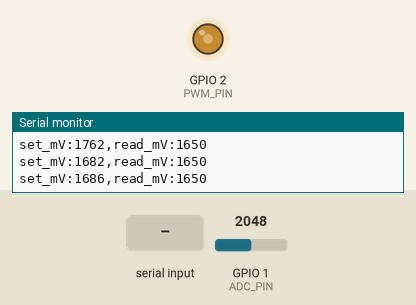
The sketch below on a simulated ESP32-S3. Parts: output pins drawn as LEDs (lit = HIGH), the last lines printed to the serial monitor. The inputs (shaded band) are chosen by the test bench; at power-on: GPIO 1 (ADC_PIN) = 2048.

Above: at 1.7 s.
1.8 s: "s90\n" received over Serial
At 4.29 s:
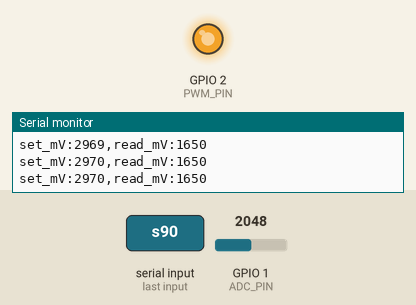
4.8 s: "a90\n" received over Serial
7.8 s: "?\n" received over Serial
At 9.29 s:
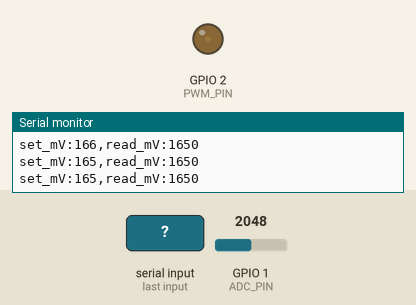
10.8 s: GPIO 1 (ADC_PIN) set to 131
13.8 s: GPIO 1 (ADC_PIN) set to 114
16.8 s: "a,45\n" received over Serial
At 17.9 s:
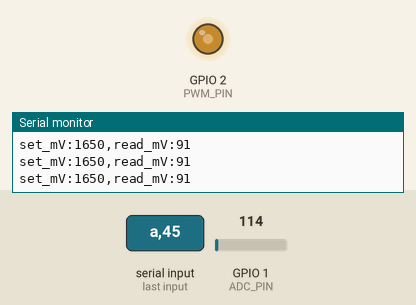
Timing chart, 0 to 19.3 s (numbered marks = the images above; inputs shaded):
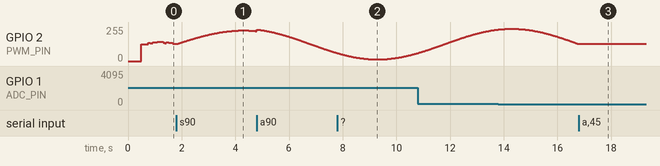

The sketch:

fungal_playback.ino
```cpp
/*
  fungal_playback.ino
  Waveform playback prototype for an ESP32-S3-DevKitC-1.

  Plays a stored waveform (a test sine, or a segment of a published fungal
  electrical recording held in waveform.h) as an analogue voltage, with
  amplitude and playback time adjustable over the serial port.

  The ESP32-S3 has no DAC, so the voltage is made with PWM and a low-pass
  RC filter, and read back on an ADC pin so it can be plotted without an
  oscilloscope.

  Wiring
    GPIO2 (PWM) ---[ 1 kOhm ]---+--- GPIO1 (ADC1)
                                |
                              [22 uF]   (electrolytic: + leg to the node)
                                |
                               GND

    Filter cut-off = 1 / (2*pi*R*C) = about 7 Hz.
    GPIO2, GPIO1 and a G pin are all on the same header (G, TX, RX, 1, 2, ...).

  LIMIT: the output is 0 to 3.3 V. Published fungal signals are around
  0.03 to 2.1 mV, more than a thousand times smaller. This sketch shows
  playback and control only. Do not connect it to anything living.

  Serial commands (115200 baud, newline at the end of each line)
    a <0-100>   amplitude, percent of full scale
    t <seconds> time for one pass through the waveform (0.5 to 3600)
    s           sine test waveform
    w           recorded waveform from waveform.h
    q           stream on/off (turn off to read the status text)
    ?           status and help

  Works with Arduino-ESP32 core 2.x and 3.x.
*/

#include <Arduino.h>
#include <math.h>
#include "waveform.h"

// ---------------- Pins ----------------
const int PWM_PIN = 2;  // any free output-capable GPIO
const int ADC_PIN = 1;  // must be an ADC1 pin: GPIO1 to GPIO10 on the S3

// ---------------- PWM -----------------
const uint32_t PWM_FREQ_HZ = 20000;  // far above the 7 Hz filter cut-off
const uint8_t PWM_RES_BITS = 10;     // duty 0 to 1023
const uint32_t PWM_MAX = (1UL << PWM_RES_BITS) - 1;
const uint8_t PWM_CHANNEL = 0;       // used by core 2.x only
const float SUPPLY_MV = 3300.0f;

// ---------------- Timing --------------
const uint32_t UPDATE_PERIOD_US = 1000;  // refresh the output 1000 times a second
const uint32_t REPORT_PERIOD_MS = 20;    // 50 plot lines a second

const float PERIOD_MIN_S = 0.5f;
const float PERIOD_MAX_S = 3600.0f;

// ---------------- State ---------------
enum Mode { MODE_SINE, MODE_WAVE };

Mode mode = WAVE_IS_PLACEHOLDER ? MODE_SINE : MODE_WAVE;
float amplitude = 0.80f;  // 0 to 1. 0.8 keeps the swing inside the ADC range.
float periodS = 10.0f;    // seconds for one pass
double phase = 0.0;       // position in the waveform, 0 to 1
float outFraction = 0.5f; // last value sent to the pin, 0 to 1
bool streaming = true;

uint32_t lastUpdateUs = 0;
uint32_t lastReportMs = 0;

char lineBuf[32];
uint8_t lineLen = 0;

// ---------------- PWM helpers ---------
void pwmBegin() {
#if ESP_ARDUINO_VERSION_MAJOR >= 3
  ledcAttach(PWM_PIN, PWM_FREQ_HZ, PWM_RES_BITS);
#else
  ledcSetup(PWM_CHANNEL, PWM_FREQ_HZ, PWM_RES_BITS);
  ledcAttachPin(PWM_PIN, PWM_CHANNEL);
#endif
}

void pwmWrite(uint32_t duty) {
#if ESP_ARDUINO_VERSION_MAJOR >= 3
  ledcWrite(PWM_PIN, duty);
#else
  ledcWrite(PWM_CHANNEL, duty);
#endif
}

// ---------------- Waveform ------------
// Returns the waveform value, 0 to 1, at a position p from 0 to 1.
float sampleAt(double p) {
  if (mode == MODE_SINE) {
    return 0.5f + 0.5f * sinf((float)(2.0 * M_PI * p));
  }
  // Recorded waveform: straight-line interpolation between stored points.
  double pos = p * WAVE_LEN;
  uint32_t i0 = (uint32_t)pos;
  if (i0 >= WAVE_LEN) i0 = WAVE_LEN - 1;
  uint32_t i1 = (i0 + 1) % WAVE_LEN;
  float frac = (float)(pos - (double)i0);
  float v = (1.0f - frac) * (float)WAVE[i0] + frac * (float)WAVE[i1];
  return v / (float)WAVE_FULL_SCALE;
}

void updateOutput(uint32_t nowUs) {
  uint32_t dtUs = nowUs - lastUpdateUs;  // correct across micros() overflow
  lastUpdateUs = nowUs;

  phase += (double)dtUs / ((double)periodS * 1e6);
  phase -= floor(phase);  // keep in 0 to 1

  // Scale about mid-rail so a smaller amplitude stays centred on 1.65 V.
  outFraction = 0.5f + (sampleAt(phase) - 0.5f) * amplitude;
  if (outFraction < 0.0f) outFraction = 0.0f;
  if (outFraction > 1.0f) outFraction = 1.0f;

  pwmWrite((uint32_t)lroundf(outFraction * (float)PWM_MAX));
}

// ---------------- Serial --------------
void printStatus() {
  Serial.println("# ---- fungal_playback ----");
  Serial.printf("# mode      : %s\n", mode == MODE_SINE ? "sine test" : "recorded waveform");
  Serial.printf("# amplitude : %.0f %%\n", amplitude * 100.0f);
  Serial.printf("# pass time : %.2f s\n", periodS);
  if (mode == MODE_WAVE) {
    Serial.printf("# source    : %s\n", WAVE_SOURCE);
    Serial.printf("# segment   : %.0f s of recording, %u points, %.3f to %.3f %s\n",
                  WAVE_SRC_SECONDS, (unsigned)WAVE_LEN, WAVE_SRC_MIN, WAVE_SRC_MAX, WAVE_SRC_UNITS);
    Serial.printf("# speed-up  : %.0f times faster than recorded\n", WAVE_SRC_SECONDS / periodS);
    if (WAVE_IS_PLACEHOLDER) {
      Serial.println("# WARNING   : waveform.h is a synthetic placeholder, not fungal data.");
    }
  }
  Serial.println("# commands  : a <0-100> | t <seconds> | s | w | q | ?");
}

void handleLine(char *line) {
  char cmd = line[0];
  float value = atof(line + 1);

  switch (cmd) {
    case 'a':
      if (value < 0.0f) value = 0.0f;
      if (value > 100.0f) value = 100.0f;
      amplitude = value / 100.0f;
      Serial.printf("# amplitude set to %.0f %%\n", value);
      break;
    case 't':
      if (value < PERIOD_MIN_S) value = PERIOD_MIN_S;
      if (value > PERIOD_MAX_S) value = PERIOD_MAX_S;
      periodS = value;
      Serial.printf("# pass time set to %.2f s\n", periodS);
      break;
    case 's':
      mode = MODE_SINE;
      phase = 0.0;
      Serial.println("# mode: sine test");
      break;
    case 'w':
      mode = MODE_WAVE;
      phase = 0.0;
      Serial.println("# mode: recorded waveform");
      if (WAVE_IS_PLACEHOLDER) {
        Serial.println("# WARNING: waveform.h is a synthetic placeholder, not fungal data.");
      }
      break;
    case 'q':
      streaming = !streaming;
      Serial.println(streaming ? "# stream on" : "# stream off");
      break;
    case '?':
      printStatus();
      break;
    default:
      Serial.println("# unknown command, send ? for help");
      break;
  }
}

void readSerial() {
  while (Serial.available() > 0) {
    char c = (char)Serial.read();
    if (c == '\n' || c == '\r') {
      if (lineLen > 0) {
        lineBuf[lineLen] = '\0';
        handleLine(lineBuf);
        lineLen = 0;
      }
    } else if (lineLen < sizeof(lineBuf) - 1) {
      lineBuf[lineLen++] = c;
    }
  }
}

// ---------------- Arduino entry points
void setup() {
  Serial.begin(115200);
  delay(500);

  pwmBegin();
  pwmWrite(PWM_MAX / 2);  // start at mid-rail

  // The ADC is left at the core's default attenuation, which reads up to
  // roughly 3.1 V on the ESP32-S3.

  lastUpdateUs = micros();
  lastReportMs = millis();
  printStatus();
}

void loop() {
  readSerial();

  uint32_t nowUs = micros();
  if ((uint32_t)(nowUs - lastUpdateUs) >= UPDATE_PERIOD_US) {
    updateOutput(nowUs);
  }

  uint32_t nowMs = millis();
  if (streaming && (uint32_t)(nowMs - lastReportMs) >= REPORT_PERIOD_MS) {
    lastReportMs = nowMs;
    uint32_t readMv = analogReadMilliVolts(ADC_PIN);
    // "label:value" pairs are picked up by the Arduino IDE Serial Plotter.
    Serial.printf("set_mV:%.0f,read_mV:%u\n", outFraction * SUPPLY_MV, (unsigned)readMv);
  }
}
```

Source omitted: waveform.h (data table, 13429 bytes)

Measured:
- after the input at 16.8 s, GPIO 2 (PWM_PIN): stays 128/255 (without the input it goes to 126/255 after 0.01 s)
- by itself, GPIO 2 (PWM_PIN): rises from 236/255 to 242/255 in 0.34 s, then falls to 128/255 in 2.6 s
